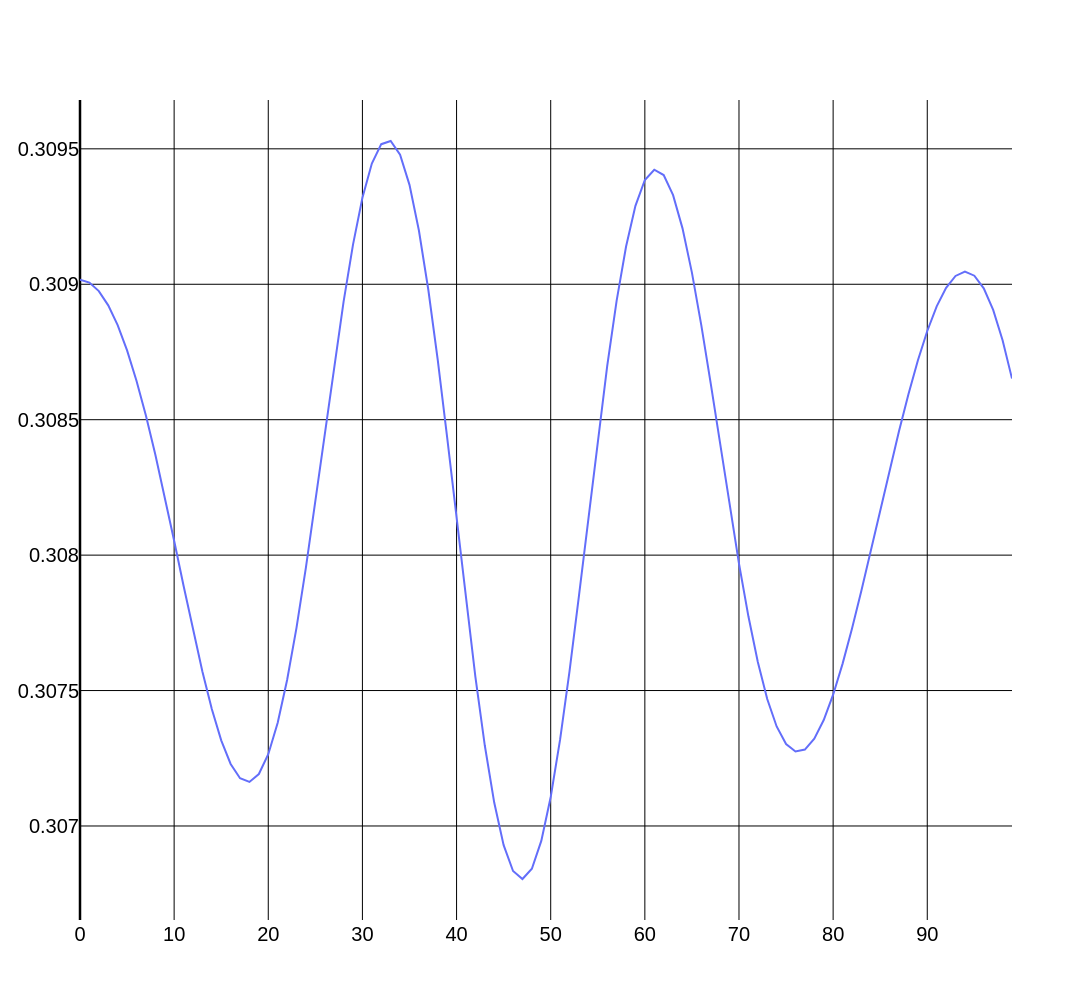

Notebook code cell kept with this figure:
### Code cell
plt = PlotIt()
plt.add_data(x = torch.arange(100), y = O.Phi_t[:,-30,2].real)
plt.show()

### Figure 1 — Plotly figure (JSON) as saved in the notebook; plotly's stock layout.template omitted (floating-point values rounded to 4 significant figures)
{"data": [{"name": "Curve0", "type": "scatter", "x": [0, 1, 2, 3, 4, 5, 6, 7, 8, 9, 10, 11, 12, 13, 14, 15, 16, 17, 18, 19, 20, 21, 22, 23, 24, 25, 26, 27, 28, 29, 30, 31, 32, 33, 34, 35, 36, 37, 38, 39, 40, 41, 42, 43, 44, 45, 46, 47, 48, 49, 50, 51, 52, 53, 54, 55, 56, 57, 58, 59, 60, 61, 62, 63, 64, 65, 66, 67, 68, 69, 70, 71, 72, 73, 74, 75, 76, 77, 78, 79, 80, 81, 82, 83, 84, 85, 86, 87, 88, 89, 90, 91, 92, 93, 94, 95, 96, 97, 98, 99], "xaxis": "x", "y": [0.309, 0.309, 0.309, 0.3089, 0.3088, 0.3088, 0.3086, 0.3085, 0.3084, 0.3082, 0.3081, 0.3079, 0.3077, 0.3076, 0.3074, 0.3073, 0.3072, 0.3072, 0.3072, 0.3072, 0.3073, 0.3074, 0.3075, 0.3077, 0.308, 0.3082, 0.3084, 0.3087, 0.3089, 0.3091, 0.3093, 0.3094, 0.3095, 0.3095, 0.3095, 0.3094, 0.3092, 0.309, 0.3087, 0.3084, 0.3081, 0.3078, 0.3076, 0.3073, 0.3071, 0.3069, 0.3068, 0.3068, 0.3068, 0.3069, 0.3071, 0.3073, 0.3076, 0.3078, 0.3081, 0.3084, 0.3087, 0.3089, 0.3091, 0.3093, 0.3094, 0.3094, 0.3094, 0.3093, 0.3092, 0.309, 0.3088, 0.3086, 0.3084, 0.3082, 0.308, 0.3078, 0.3076, 0.3075, 0.3074, 0.3073, 0.3073, 0.3073, 0.3073, 0.3074, 0.3075, 0.3076, 0.3077, 0.3079, 0.308, 0.3082, 0.3083, 0.3085, 0.3086, 0.3087, 0.3088, 0.3089, 0.309, 0.309, 0.309, 0.309, 0.309, 0.3089, 0.3088, 0.3087], "yaxis": "y"}], "layout": {"font": {"color": "black", "family": "Arial, sans-serif", "size": 20}, "height": 1000, "hoverlabel": {"bgcolor": "white", "bordercolor": "black", "font": {"color": "black", "family": "Arial", "size": 14}}, "paper_bgcolor": "rgba(0,0,0,0)", "plot_bgcolor": "white", "title": {"font": {"color": "black", "family": "Arial, sans-serif", "size": 30}}, "width": 2000, "xaxis": {"anchor": "y", "domain": [0, 1], "gridcolor": "black", "showgrid": true, "tickcolor": "black", "tickfont": {"color": "black", "family": "Arial, sans-serif", "size": 20}, "title": {"font": {"color": "black", "family": "Arial, sans-serif", "size": 25}}, "zeroline": true, "zerolinecolor": "black", "zerolinewidth": 2.5}, "yaxis": {"anchor": "x", "domain": [0, 1], "gridcolor": "black", "showgrid": true, "tickcolor": "black", "tickfont": {"color": "black", "family": "Arial, sans-serif", "size": 20}, "title": {"font": {"color": "black", "family": "Arial, sans-serif", "size": 25}}, "zeroline": true, "zerolinecolor": "black", "zerolinewidth": 2.5}}}
